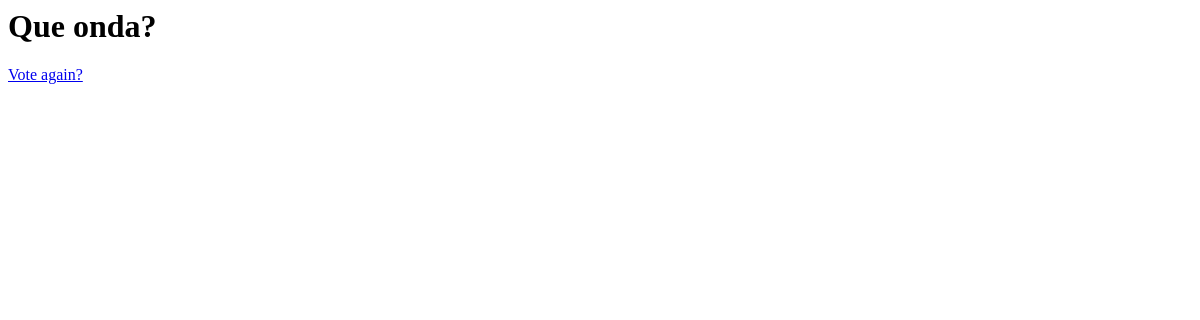
Page /app/1/results/ on the earlier database version.
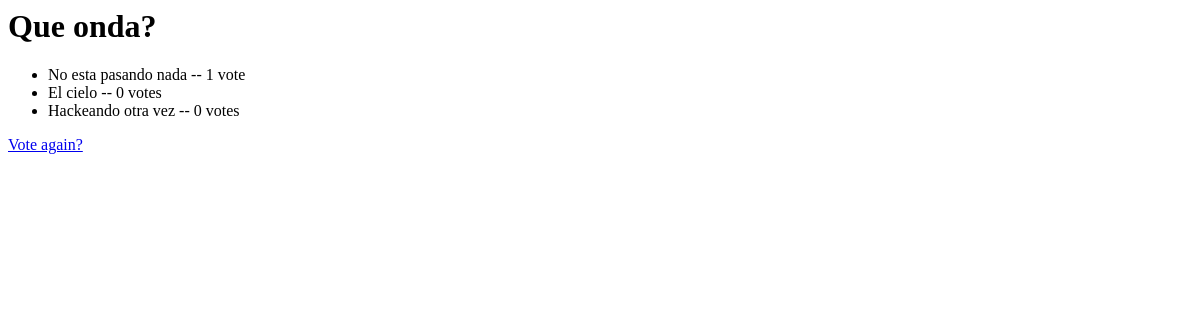
Same page on the later database version.
### app/models.py (models this page shows, shortened)
class Question(models.Model):
    question_text = models.CharField(max_length=200)
    pub_date = models.DateTimeField("date published")

class Choice(models.Model):
    question = models.ForeignKey(Question, on_delete=models.CASCADE)
    choice_text = models.CharField(max_length=200)
    votes = models.IntegerField(default=0)

### app/views.py (the view)
# urls.py: path("<int:pk>/results/", views.ResultsView.as_view(), name="results"),
class ResultsView(generic.DetailView):
    model = Question
    template_name = "app/results.html"

### app/templates/app/results.html
<h1>{{ question.question_text }}</h1>
<ul>
{% for choice in question.choice_set.all %}
    <li>{{ choice.choice_text }} -- {{ choice.votes }} vote{{ choice.votes|pluralize }}</li>
{% endfor %}
</ul>
<a href="{% url 'app:detail' question.id %}">Vote again?</a>

Differences in the rows shown:
added Choice: choice_text "No esta pasando nada", votes "1"
added Choice: choice_text "El cielo", votes "0"
added Choice: choice_text "Hackeando otra vez", votes "0"
